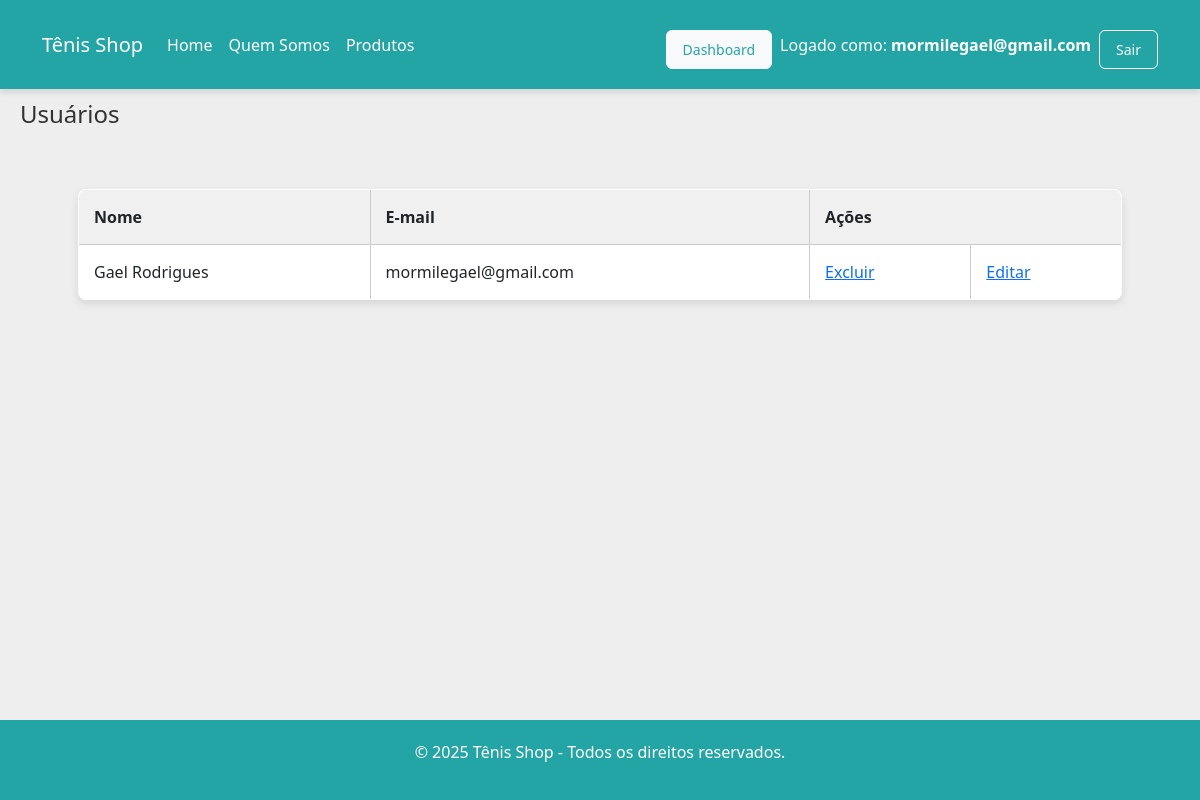
Page /usuarios (signed in) on the committed database.
### app/models.py (models this page shows)
class Usuario(models.Model):
    nome = models.CharField(max_length=100)
    email = models.EmailField()
    senha = models.CharField(max_length=16)
    cep = models.CharField(max_length=9, blank=True)
    logradouro = models.CharField(max_length=100, blank=True)
    bairro = models.CharField(max_length=100, blank=True)
    localidade = models.CharField(max_length=100, blank=True)  # cidade
    uf = models.CharField(max_length=2, blank=True)
    numero_residencia = models.CharField(max_length=10, blank=True)

### app/views.py (the view)
# urls.py: path('usuarios', views.exibirUsuarios, name="exibirUsuarios"),
def exibirUsuarios(request):
    usuarios = Usuario.objects.all()
    return render(request, 'usuarios.html', {'ListUsuarios': usuarios})

### app/templates/usuarios.html (shortened to what this page needs)
{% extends "template.html" %}
{% block conteudo %}
  <h1>Usuários</h1>
  <table border="1">
    <tr>
      <th>Nome</th>
      <th>E-mail</th>
      <th colspan="2">Ações</th>
    </tr>
    {% for user in ListUsuarios %}
    <tr>
      <td>{{ user.nome }}</td>
      <td>{{ user.email }}</td>
      <td><a href="{% url 'excluirUsuario' user.id %}">Excluir<a/></td>
      <td><a href="{% url 'editarUsuario' user.id %}">Editar<a/></td>
    </tr>
    {% endfor %}
  </table>
{% endblock %}

### app/templates/template.html (shortened to what this page needs)
{% load static %}
<!DOCTYPE html>
<html lang="pt">
  <head>
    <link href="https://cdn.jsdelivr.net/npm/bootstrap@5.3.3/dist/css/bootstrap.min.css" rel="stylesheet">
    <link rel="stylesheet" href="{% static 'style_produto.css' %}" />
    <link rel="stylesheet" href="{% static 'style.css' %}" />
</head>
<body>
  <nav class="navbar navbar-expand-lg navbar-dark">
    <div class="container-fluid">
      <a class="navbar-brand" href="{% url 'index' %}">Tênis Shop</a>
      <div class="collapse navbar-collapse" id="navbarContent">
        <ul class="navbar-nav me-auto mb-2 mb-lg-0">
          <li class="nav-item">
            <a class="nav-link text-white" href="{% url 'index' %}">Home</a>
          </li>
          <li class="nav-item">
            <a class="nav-link text-white" href="{% url 'index' %}">Quem Somos</a>
          </li>
          <li class="nav-item">
            <a class="nav-link text-white" href="{% url 'listar_produtos' %}">Produtos</a>
          </li>
        </ul>
        <ul class="navbar-nav ms-auto">
{% if request.session.usuario_email %}
  <div class="d-flex align-items-center gap-2">
    <a href="{% url 'dashboard' %}" class="btn btn-light btn-sm" style="color: #24a5a5;">Dashboard</a>
    <span class="navbar-text text-white">
      Logado como: <strong>{{ request.session.usuario_email }}</strong>
    </span>
    <a href="{% url 'logout' %}" class="btn btn-outline-light btn-sm">Sair</a>
  </div>
{% else %}
  <a href="{% url 'login' %}" class="btn btn-outline-light btn-sm">Entrar</a>
{% endif %}
        </ul>
      </div>
    </div>
  </nav>
    <main>
      {% block main %} {% block conteudo %}{% endblock %} {% endblock %}
    </main>
    <footer>
      <p>&copy; 2025 Tênis Shop - Todos os direitos reservados.</p>
    </footer>
  </body>
</html>

### app/static/style_produto.css (style rules this page uses)
body { font-family: Arial, sans-serif; background-color: #f4f4f4; margin: 0; padding: 0; }
h1 { color: #333; font-size: 24px; }
a.btn { display: inline-block; padding: 8px 16px; text-decoration: none; border-radius: 6px; margin-top: 10px; transition: background-color 0.3s; }

### app/static/style.css (style rules this page uses)
* { margin: 0; padding: 0; box-sizing: border-box; font-family: 'Segoe UI', Tahoma, Geneva, Verdana, sans-serif; }
html, body { height: 100%; background-color: #eeeeee; display: flex; flex-direction: column; }
main { flex: 1; margin-top: 80px; padding: 20px; }
.navbar { display: flex; justify-content: space-between; align-items: center; background-color: #24a5a5; padding: 20px 30px; position: fixed; width: 100%; top: 0; left: 0; z-index: 1000; box-shadow: 0 4px 6px rgba(0,0,0,0.1); }
footer { background-color: #24a5a5; color: #fff; text-align: center; padding: 20px; margin-top: 50px; }
table { width: 90%; margin: 60px auto; border-collapse: collapse; background-color: white; border-radius: 8px; overflow: hidden; box-shadow: 0 4px 8px rgba(0,0,0,0.1); }
th, td { border: 1px solid #ccc; padding: 15px; text-align: left; }
th { background-color: #f0f0f0; }

### rows in the picture
Usuario: session.usuario_email "mormilegael@gmail.com", nome "Gael Rodrigues", email "mormilegael@gmail.com"
